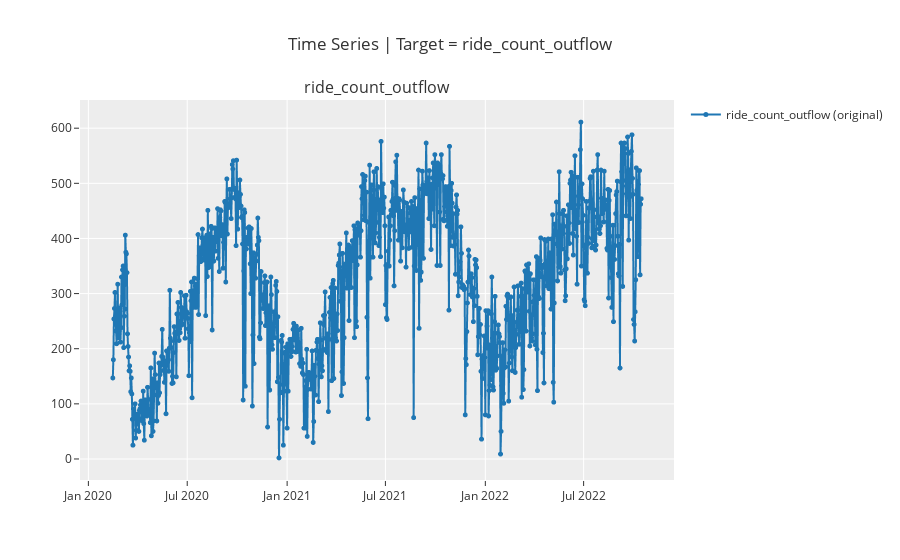

The cell this chart's notebook holds for it:
### Code cell
plot_model(t_arima, plot = 'ts')

### Figure 1 — Plotly figure (JSON) as saved in the notebook; plotly's stock layout.template omitted (floating-point values rounded to 4 significant figures; data arrays with more than 128 entries replaced by an {"elided": "..."} marker saying what was removed)
{"data": [{"line": {"color": "rgb(31, 119, 180)", "width": 2}, "marker": {"color": "rgb(31, 119, 180)", "size": 5}, "mode": "lines+markers", "name": "ride_count_outflow (original)", "type": "scattergl", "x": {"elided": "974 str values"}, "xaxis": "x", "y": {"elided": "974 int values"}, "yaxis": "y"}], "layout": {"annotations": [{"font": {"size": 16}, "showarrow": false, "text": "ride_count_outflow", "x": 0.5, "xanchor": "center", "xref": "paper", "y": 1, "yanchor": "bottom", "yref": "paper"}], "showlegend": true, "title": {"text": "Time Series | Target = ride_count_outflow"}, "xaxis": {"anchor": "y", "domain": [0, 1]}, "yaxis": {"anchor": "x", "domain": [0, 1]}}}
